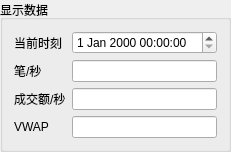
         <widget class="QGroupBox" name="groupBox">
          <property name="title">
           <string>显示数据</string>
          </property>
          <layout class="QGridLayout" name="gridLayout_4">
           <item row="0" column="0">
            <widget class="QLabel" name="label_10">
             <property name="text">
              <string>当前时刻</string>
             </property>
            </widget>
           </item>
           <item row="0" column="1">
            <widget class="QDateTimeEdit" name="dateTimeEdit_cur_time"/>
           </item>
           <item row="1" column="0">
            <widget class="QLabel" name="label">
             <property name="text">
              <string>笔/秒</string>
             </property>
            </widget>
           </item>
           <item row="1" column="1">
            <widget class="QLineEdit" name="lineEdit_bills_sec"/>
           </item>
           <item row="2" column="0">
            <widget class="QLabel" name="label_2">
             <property name="text">
              <string>成交额/秒</string>
             </property>
            </widget>
           </item>
           <item row="2" column="1">
            <widget class="QLineEdit" name="lineEdit_turnover_sec"/>
           </item>
           <item row="3" column="0">
            <widget class="QLabel" name="label_3">
             <property name="text">
              <string>VWAP</string>
             </property>
            </widget>
           </item>
           <item row="3" column="1">
            <widget class="QLineEdit" name="lineEdit_vwap"/>
           </item>
          </layout>
         </widget>
